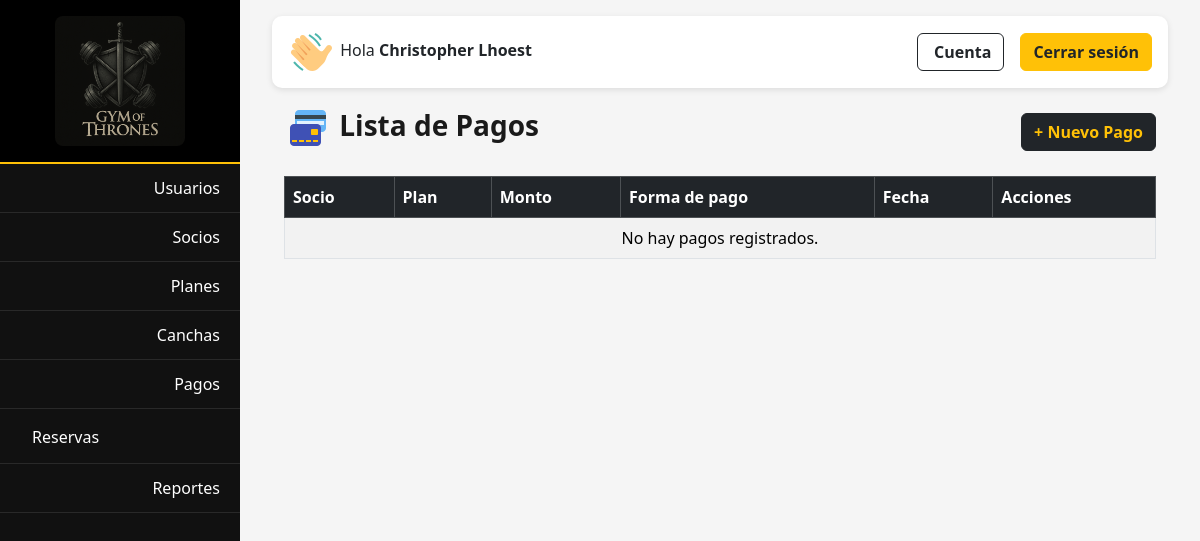
Before: /pagos/ (signed in) with the older database file.
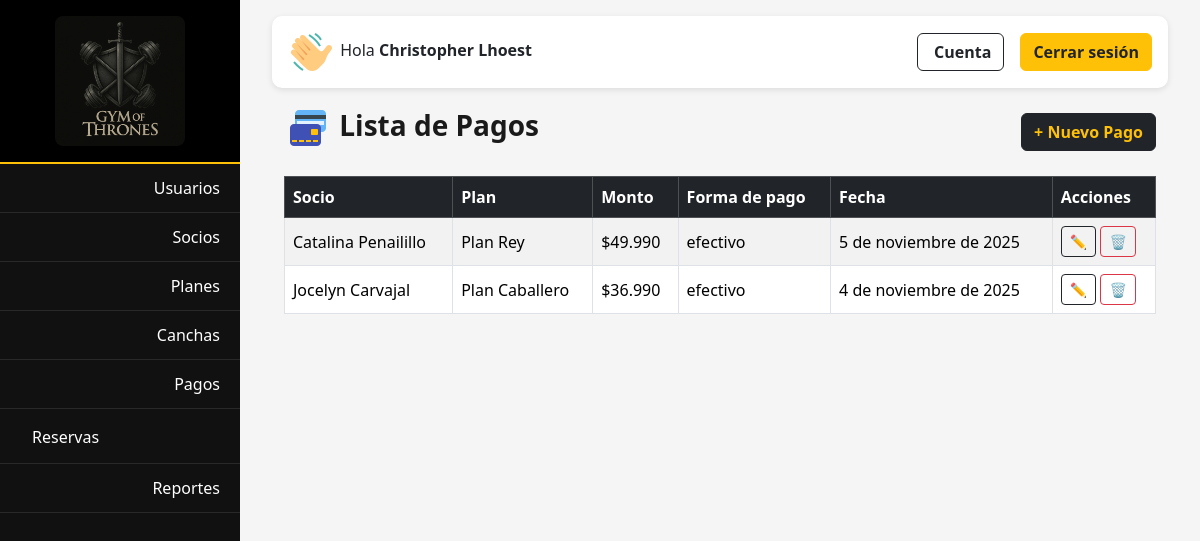
After: the same page with the newer database file.
### apps/users/models.py (models this page shows, shortened)
class Usuario(AbstractBaseUser, PermissionsMixin):
    ROLES = [
        ('superadmin', 'Super Administrador'),
        ('admin', 'Administrador'),
        ('profesor', 'Profesor'),
        ('socio', 'Socio'),
    ]
    rut = models.CharField(max_length=12, unique=True,)
    nombre = models.CharField(max_length=50)
    apellido = models.CharField(max_length=50)
    correo = models.EmailField(unique=True)
    rol = models.CharField(max_length=15, choices=ROLES, default='socio')
    is_active = models.BooleanField(default=True)
    is_staff = models.BooleanField(default=False)
    fecha_creacion = models.DateTimeField(default=timezone.now)
    objects = UsuarioManager()
    USERNAME_FIELD = 'rut'
    REQUIRED_FIELDS = ['nombre', 'apellido', 'correo']

### apps/pagos/models.py (models this page shows, shortened)
class Pago(models.Model):
    ESTADO_CHOICES = [
        ('pendiente', 'Pendiente'),
        ('completado', 'Completado'),
        ('fallido', 'Fallido'),
    ]
    FORMA_PAGO_CHOICES = [
        ('efectivo', 'Efectivo'),
        ('tarjeta', 'Tarjeta'),
        ('transferencia', 'Transferencia'),
    ]
    socio = models.ForeignKey(Socio, on_delete=models.CASCADE, related_name='pagos')
    plan = models.ForeignKey(Plan, on_delete=models.SET_NULL, null=True, blank=True)
    socio_plan = models.ForeignKey(SocioPlan, on_delete=models.SET_NULL, null=True, blank=True)
    fecha_pago = models.DateField(auto_now_add=True)
    monto = models.IntegerField(("Monto $"))
    forma_pago = models.CharField(max_length=20, choices=FORMA_PAGO_CHOICES)
    observaciones = models.TextField(blank=True, null=True)
    estado = models.CharField(max_length=15, choices=ESTADO_CHOICES, default='pendiente')

### apps/socios/models.py (models this page shows, shortened)
class Socio(models.Model):
    ESTADO_CHOICES = [
        (True, 'Activo'),
        (False, 'Inactivo'),
    ]
    rut = models.CharField(max_length=12, unique=True,)
    nombre = models.CharField(max_length=50)
    apellido_paterno = models.CharField(max_length=50)
    apellido_materno = models.CharField(max_length=50, blank=True, null=True)
    correo = models.EmailField(unique=True)
    telefono = models.CharField(max_length=20, blank=True, null=True)
    fecNac = models.DateField(verbose_name='Fecha de Nacimiento', null=True, blank=True)
    estado = models.BooleanField(choices=ESTADO_CHOICES, default=True)
    fec_registro = models.DateTimeField(default=timezone.now)  # ✅ timezone-aware

### apps/planes/models.py (models this page shows, shortened)
class Plan(models.Model):
    nombre = models.CharField(max_length=100, unique=True)
    descripcion = models.TextField(blank=True, null=True)
    precio = models.IntegerField("Precio")
    duracion = models.PositiveIntegerField(help_text="Duración en días")
    puede_reservar_talleres = models.BooleanField(default=False)
    puede_reservar_canchas = models.BooleanField(default=False)

### apps/pagos/views.py (the view)
# urls.py: path('', views.lista_pagos, name='lista_pagos'),
@login_required
@user_passes_test(es_admin_o_superadmin)
def lista_pagos(request):
    pagos = Pago.objects.select_related('socio', 'plan').order_by('-fecha_pago')
    for p in pagos:
        p.monto_formateado = formatear_numero(p.monto)
    return render(request, 'pagos/lista_pagos.html', {'pagos': pagos})

### apps/pagos/views.py (called while the page is built)
def es_admin_o_superadmin(user):
    return user.is_authenticated and user.rol in ['admin', 'superadmin']

def formatear_numero(valor):
    try:
        return f"{int(valor):,}".replace(",", ".")
    except (TypeError, ValueError):
        return "0"

### templates/pagos/lista_pagos.html (shortened to what this page needs)
{% extends 'core/base_dashboard.html' %}
{% load static %}
{% block content %}
<div class="container mt-3">
<div class="d-flex justify-content-between align-items-center mb-3">
<h3 class="fw-bold"><img src="{% static 'img/tarjeta48.png' %}" alt="icono de pagos"> Lista de Pagos</h3>
<a href="{% url 'crear_pago' %}" class="btn btn-dark text-warning fw-bold">+ Nuevo Pago</a>
</div>
  <table class="table table-striped table-bordered align-middle">
    <thead class="table-dark">
      <tr>
        <th>Socio</th>
        <th>Plan</th>
        <th>Monto</th>
        <th>Forma de pago</th>
        <th>Fecha</th>
        <th>Acciones</th>
      </tr>
    </thead>
    <tbody>
      {% for p in pagos %}
        <tr>
          <td>{{ p.socio.nombre }} {{ p.socio.apellido_paterno }}</td>
          <td>{{ p.plan.nombre }}</td>
          <td>${{ p.monto_formateado }}</td>
          <td>{{ p.forma_pago }}</td>
          <td>{{ p.fecha_pago }}</td>
          <td>
            <a href="{% url 'editar_pago' p.id %}" class="btn btn-sm btn-outline-dark">✏️</a>
            <button type="button" class="btn btn-sm btn-outline-danger"
                    onclick="confirmarEliminacion('{{ p.id }}')">🗑️</button>
          </td>
        </tr>
      {% empty %}
        <tr><td colspan="6" class="text-center">No hay pagos registrados.</td></tr>
      {% endfor %}
    </tbody>
  </table>
</div>
{% endblock %}

### templates/core/base_dashboard.html (shortened to what this page needs)
{% load static %}
<!DOCTYPE html>
<html lang="es">
<head>
  <link href="https://cdn.jsdelivr.net/npm/bootstrap@5.3.3/dist/css/bootstrap.min.css" rel="stylesheet">
  <link rel="stylesheet" href="{% static 'css/core/base_dashboard.css' %}">
</head>
<body>
  <div class="sidebar" id="sidebar">
    <div class="logo">
      <img src="{% static 'img/logo2.png' %}" alt="GymOfThrones Logo">
    </div>
    <ul>
      {% if request.user.rol == 'superadmin' %}
        <li><a href="{% url 'lista_usuarios' %}"><span>Usuarios</span></a></li>
        <li><a href="{% url 'lista_socios' %}"><span>Socios</span></a></li>
        <li><a href="{% url 'lista_planes' %}"><span>Planes</span></a></li>
        <li><a href="{% url 'canchas_list' %}"><span>Canchas</span></a></li>
        <li><a href="{% url 'lista_pagos' %}"><span>Pagos</span></a></li>
        <li>
          <a href="javascript:void(0)" id="toggleReservas">
            <div><span>Reservas</span></div>
          </a>
        </li>
        <li><a href="{% url 'dashboard_reportes' %}"><span>Reportes</span></a></li>
      {% elif request.user.rol == 'profesor' %}
        <li><a href=""><i class="ph ph-person-simple-walk"></i><span>Mis Talleres</span></a></li>
        <li><a href=""><i class="ph ph-users"></i><span>Mis Alumnos</span></a></li>
        <li><a href=""><i class="ph ph-dumbbell"></i><span>Rutinas</span></a></li>
      {% endif %}
    </ul>
  </div>
  <div class="main-content">
    <div class="topbar d-flex justify-content-between align-items-center">
      <div class="user-info">
        <span>
          <img src="{% static 'img/mano.png' %}" alt="icono saludo">
          Hola <strong>{{ request.user.nombre }} {{ request.user.apellido|default_if_none:"" }}</strong>
        </span>
      </div>
      <div class="d-flex align-items-center gap-3">
        <a href="{% url 'perfil_usuario' %}" class="btn btn-outline-dark d-flex align-items-center gap-1 fw-semibold">
           Cuenta
        </a>
        <a href="{% url 'logout' %}" class="btn btn-warning fw-bold text-dark">
          Cerrar sesión
        </a>
      </div>
    </div>
    {% block content %}{% endblock %}
  </div>
</body>
</html>

### static/css/core/base_dashboard.css (style rules this page uses)
:root { --amarillo: #ffc107; --negro: #111; --gris: #f5f5f5; }
body { background-color: var(--gris); font-family: 'Segoe UI', sans-serif; display: flex; min-height: 100vh; overflow-x: hidden; }
.sidebar { width: 240px; background-color: var(--negro); color: white; flex-shrink: 0; transition: all 0.3s ease; }
.sidebar .logo { padding: 1rem; text-align: center; background-color: #000; border-bottom: 2px solid var(--amarillo); }
.sidebar .logo img { width: 130px; height: auto; border-radius: 8px; }
.sidebar ul { list-style: none; padding: 0; margin: 0; }
.sidebar ul li { border-bottom: 1px solid rgba(255,255,255,0.1); }
.sidebar ul li a { display: flex; align-items: center; justify-content: space-between; padding: 12px 20px; color: white; text-decoration: none; transition: background 0.2s; }
.main-content { flex: 1; padding: 1rem 2rem 2rem 2rem; background-color: var(--gris); }
.topbar { display: flex; justify-content: space-between; align-items: center; background-color: white; padding: 0.75rem 1rem; border-radius: 10px; box-shadow: 0 2px 6px rgba(0,0,0,0.1); margin-bottom: 1rem; }
.user-info { display: flex; align-items: center; gap: 10px; }
.user-info span { font-weight: 500; }
.main-content .container { margin-top: 0 !important; padding-top: 0 !important; }
.card, table { border-radius: 8px; }
h3, h2 { color: #1a1a1a; }

Changed rows visible on the page:
added Pago: socio.nombre "Catalina", socio.apellido_paterno "Penailillo", plan.nombre "Plan Rey", monto_formateado "49.990", forma_pago "efectivo", fecha_pago "5 de noviembre de 2025"
added Pago: socio.nombre "Jocelyn", socio.apellido_paterno "Carvajal", plan.nombre "Plan Caballero", monto_formateado "36.990", forma_pago "efectivo", fecha_pago "4 de noviembre de 2025"
Other visible differences:
text no longer shown: "No hay pagos registrados."
